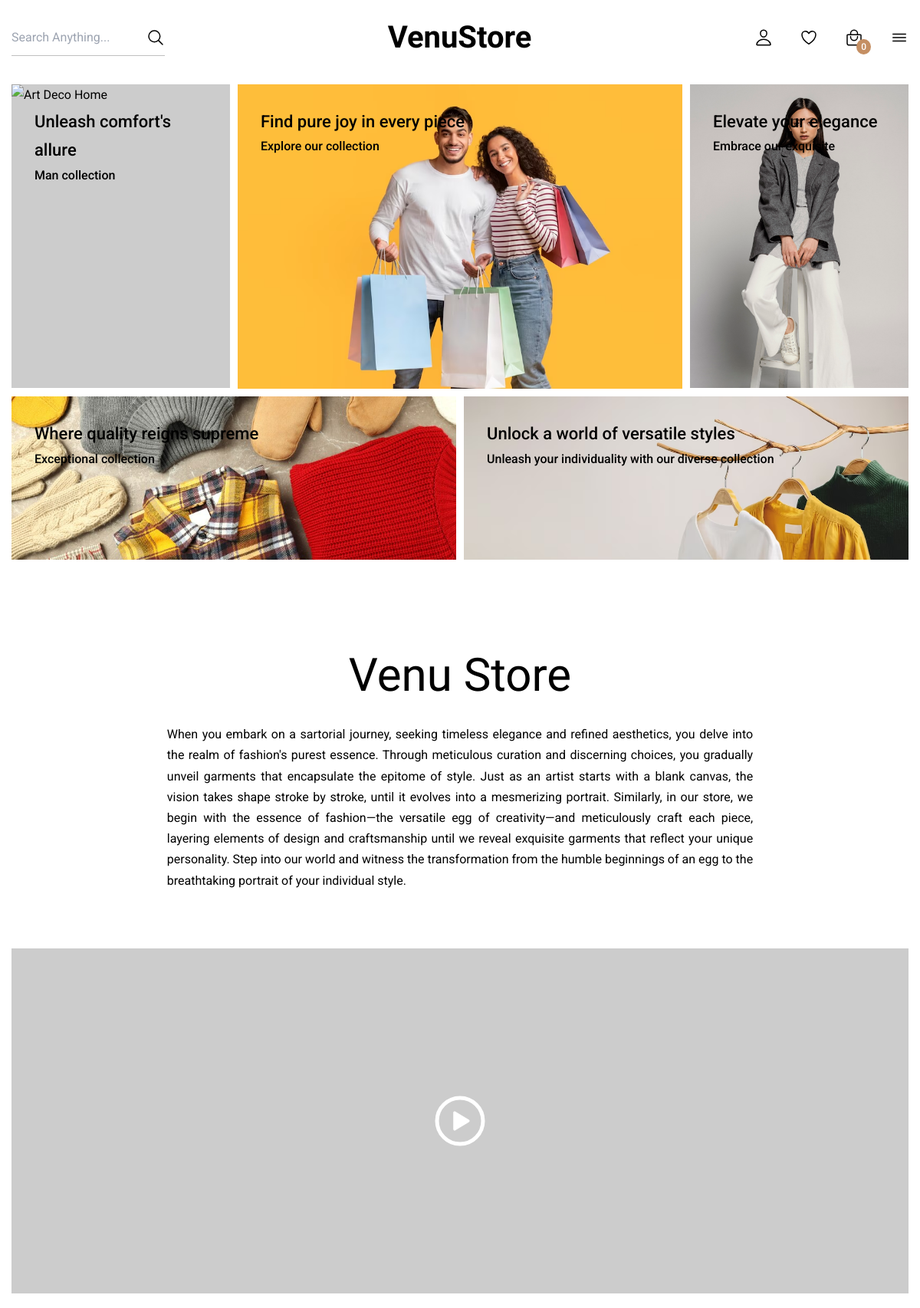
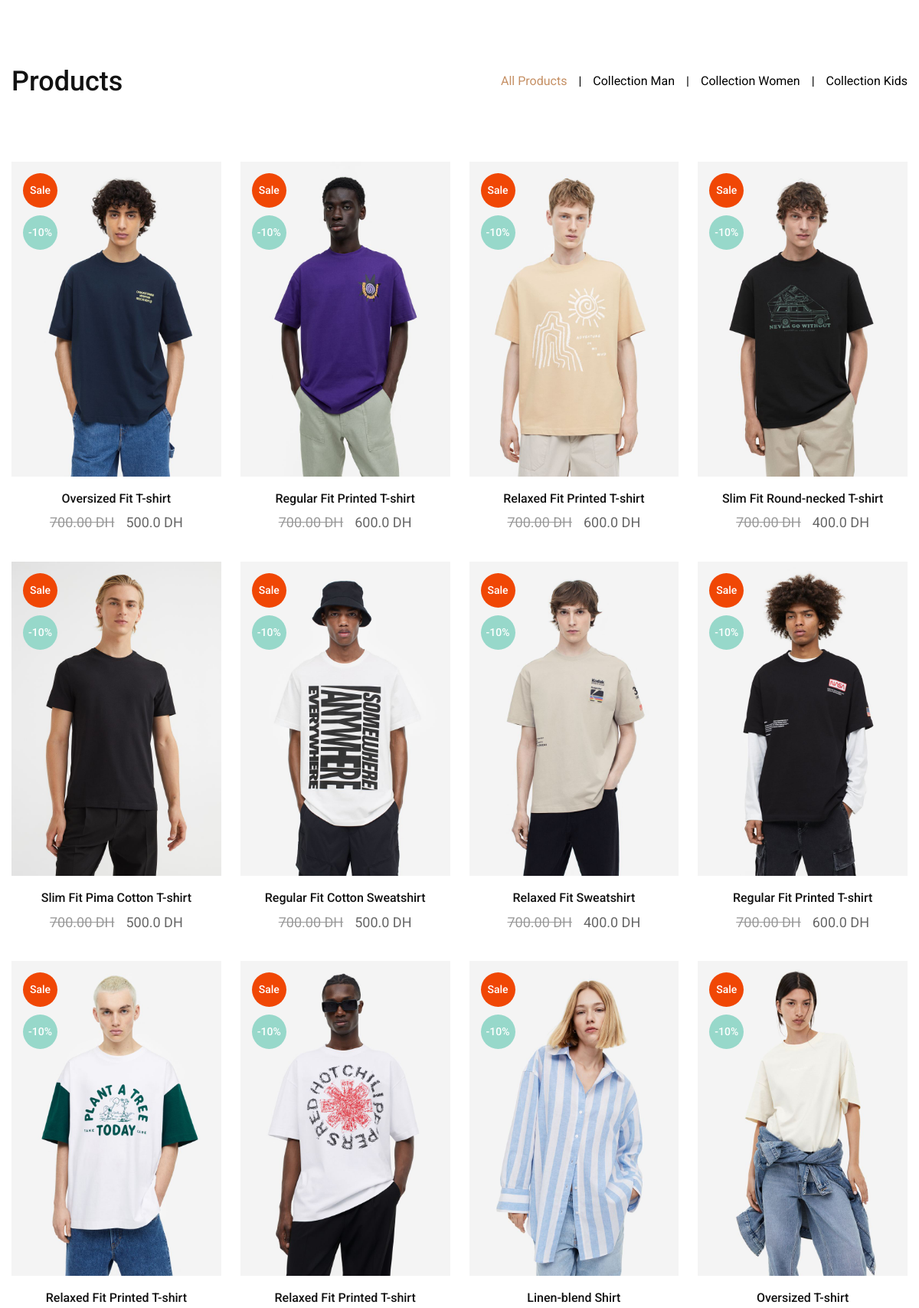
The page / (upper part) on the database its author committed (2 pictures, top to bottom).
### pages/models.py (models this page shows, shortened)
class Product(models.Model):
	PRODUCT_TYPES = [
        ('Man', 'Man'),
        ('Women', 'Women'),
        ('Kids', 'Kids'),
    ]
	name = models.CharField(max_length=200)
	price = models.FloatField()
	digital = models.BooleanField(default=False,null=True, blank=True)
	image = models.ImageField(null=True, blank=True)
	product_type = models.CharField(max_length=20, choices=PRODUCT_TYPES)

### pages/views.py (the view)
# urls.py: path('', views.index, name='index'),
def index(request):
    customer = None  # Initialize customer with None
    if request.user.is_authenticated:
        customer = request.user.customer
        order, created = Order.objects.get_or_create(customer=customer, complete=False)
        items = order.orderitem_set.all()
        cartItems = order.get_cart_items
    else:
        items = []
        order = {"get_cart_total": 0, "get_cart_items": 0}
        cartItems = order["get_cart_items"]
    products = Product.objects.all()
    context = {"products": products, "cartItems": cartItems, 'customer': customer}
    return render(request, "pages/index.html", context)

### templates/pages/index.html (shortened to what this page needs)
{% load static %}
<!DOCTYPE html>
<html lang="en">
  <head>
    <link rel="stylesheet" href="{% static 'css/style.css' %}" />
  <body id="top">
    <header class="header" data-header>
      <div class="container">
        <div class="input-wrapper">
          <input
            type="search"
            name="search"
            placeholder="Search Anything..."
            class="input-field"
          />
          <ion-icon name="search-outline" aria-hidden="true"></ion-icon>
        </div>
        <a href="#" class="logo">VenuStore</a>
        <div class="header-action">
          {% if user.is_authenticated %}
          <a href="{% url 'logout' %}"><p class="sidebar-list-title" style="margin-top: 20px;">Logout</p></a>
            <p class="sidebar-list-title" style="margin-top: 20px;">Hi {{customer.user.username}}</p>
          {% else %}
          <button class="header-action-btn" aria-label="user">
            <a href="{% url 'login' %}">
              <ion-icon name="person-outline" aria-hidden="true"></ion-icon>
            </a>
          </button>
          {% endif %}
          <button class="header-action-btn" aria-label="favorite list">
            <ion-icon name="heart-outline" aria-hidden="true"></ion-icon>
          </button>
          <button class="header-action-btn" aria-label="cart">
            <a href="{% url 'cart' %}"
              ><ion-icon name="bag-handle-outline" aria-hidden="true">
              </ion-icon
            ></a>
            <span class="btn-badge" id="cart-count">{{cartItems}}</span>
          </button>
          <button
            class="header-action-btn"
            aria-label="open menu"
            data-nav-toggler
          >
            <ion-icon name="menu-outline" aria-hidden="true"></ion-icon>
          </button>
        </div>
      </div>
    </header>
    <main>
      <article>
        <section class="section hero" id="home" aria-label="home">
          <div class="container">
            <ul class="hero-list">
              <li>
                <div class="hero-card">
                  <figure
                    class="card-banner img-holder"
                    style="--width: 285; --height: 396"
                  >
                    <img
                      src="{% static 'image/hero2.jpg' %}"
                      width="285"
                      height="396"
                      alt="Art Deco Home"
                      class="img-cover"
                    />
                  </figure>
                  <div class="card-content">
                    <h3>
                      <a href="#" class="card-title">Unleash comfort's allure</a>
                    </h3>
                    <p class="card-text">Man collection</p>
                  </div>
                </div>
              </li>
              <li class="colspan-2">
                <div class="hero-card">
                  <figure
                    class="card-banner img-holder"
                    style="--width: 568; --height: 389"
                  >
                    <img
                      src="{% static 'image/hero3.jpg' %}"
                      width="568"
                      height="389"
                      alt="Helen Chair"
                      class="img-cover"
                      style="vertical-align: top"
                    />
                  </figure>
                  <div class="card-content">
                    <h3>
                      <a href="#" class="card-title">Find pure joy in every piece</a>
                    </h3>
                    <p class="card-text">Explore our collection</p>
                  </div>
                </div>
              </li>
              <li>
                <div class="hero-card">
                  <figure
                    class="card-banner img-holder"
                    style="--width: 285; --height: 396"
                  >
                    <img
                      src="{% static 'image/hero1.jpg' %}"
                      width="285"
                      height="396"
                      alt="Vase Of Flowers"
                      class="img-cover"
                    />
                  </figure>
                  <div class="card-content">
                    <h3>
                      <a href="#" class="card-title">Elevate your elegance</a>
                    </h3>
                    <p class="card-text">Embrace our exquisite</p>
                  </div>
                </div>
              </li>
              <li class="colspan-2">
                <div class="hero-card">
                  <figure
                    class="card-banner img-holder"
                    style="--width: 580; --height: 213"
                  >
                    <img
                      src="{% static 'image/hero4.jpg' %}"
                      width="580"
                      height="213"
                      alt="Wood Eggs"
                      class="img-cover"
                    />
                  </figure>
                  <div class="card-content">
                    <h3>
                      <a href="#" class="card-title">Where quality reigns supreme</a>
                    </h3>
                    <p class="card-text">Exceptional collection</p>
                  </div>
                </div>
              </li>
              <li class="colspan-2">
                <div class="hero-card">
                  <figure
                    class="card-banner img-holder"
                    style="--width: 580; --height: 213"
                  >
                    <img
                      src="{% static 'image/hero5.jpg' %}"
                      width="580"
                      height="213"
                      alt="Table Wood Pine"
                      class="img-cover"
                    />
                  </figure>
                  <div class="card-content">
                    <h3>
                      <a href="#" class="card-title">Unlock a world of versatile styles</a>
                    </h3>
                    <p class="card-text">Unleash your individuality with our diverse collection</p>
                  </div>
                </div>
              </li>
            </ul>
          </div>
        </section>
        <section class="section about" id="about" aria-label="about">
          <div class="container">
            <h2 class="section-title">Venu Store</h2>
            <p class="section-text" style="text-align: justify;">
              When you embark on a sartorial journey, seeking timeless elegance and refined aesthetics, you delve into the realm of fashion's purest essence. Through meticulous curation and discerning choices, you gradually unveil garments that encapsulate the epitome of style. Just as an artist starts with a blank canvas, the vision takes shape stroke by stroke, until it evolves into a mesmerizing portrait. Similarly, in our store, we begin with the essence of fashion—the versatile egg of creativity—and meticulously craft each piece, layering elements of design and craftsmanship until we reveal exquisite garments that reflect your unique personality. Step into our world and witness the transformation from the humble beginnings of an egg to the breathtaking portrait of your individual style.
            </p>
<div class="about-card">
  <figure class="card-banner img-holder">
    <video src="{% static 'video/production_id_4622325 (2160p).mp4' %}" autoplay loop muted playsinline></video>
  </figure>
  <button class="play-btn" aria-label="play video">
    <ion-icon name="play-circle-outline" aria-hidden="true"></ion-icon>
  </button>
</div>
          </div>
        </section>
        <section class="section product" id="product" aria-label="product">
          <div class="container">
            <div class="title-wrapper">
              <h2 class="h2 section-title">Products</h2>
              <ul class="filter-btn-list">
                <li class="filter-btn-item">
                  <button class="filter-btn active" data-filter-btn="all">
                    All Products
                  </button>
                </li>
                <li class="filter-btn-item">
                  <button class="filter-btn" data-filter-btn="Man">
                    Collection Man
                  </button>
                </li>
                <li class="filter-btn-item">
                  <button class="filter-btn" data-filter-btn="Women">
                    Collection Women
                  </button>
                </li>
                <li class="filter-btn-item">
                  <button class="filter-btn" data-filter-btn="Kids">
                    Collection Kids
                  </button>
                </li>
              </ul>
            </div>
            <ul class="grid-list product-list" data-filter="all">
              {% for product in products %}
              <li class="{{product.product_type}}">
                <div class="product-card">
                  <a
                    href="{% url 'product_page' product.id %}"
                    class="card-banner img-holder has-before"
                    style="--width: 300; --height: 450"
                  >
                    <img
                      src="{{product.image.url}}"
                      width="300"
                      height="300"
                      loading="lazy"
                      alt="Animi Dolor Pariatur"
                      class="img-cover"
                    />
                    <ul class="badge-list">
                      <li>
                        <div class="badge orange">Sale</div>
                      </li>
                      <li>
                        <div class="badge cyan">-10%</div>
                      </li>
                    </ul>
                  </a>
                  <div class="card-content">
                    <h3 class="h3">
                      <a href="#" class="card-title">{{product.name}}</a>
                    </h3>
                    <div class="card-price">
                      <del class="del">700.00 DH</del>
                      <data class="price" value="10">{{product.price}} DH</data>
                    </div>
                  </div>
                </div>
              </li>
              {% endfor %}
            </ul>
          </div>
        </section>
      </article>
    </main>
  </body>
</html>

### rows shown on the page
Product: image (picture), name "Oversized Fit T-shirt", price "500.0"
Product: image (picture), name "Regular Fit Printed T-shirt", price "600.0"
Product: image (picture), name "Relaxed Fit Printed T-shirt", price "600.0"
Product: image (picture), name "Slim Fit Round-necked T-shirt", price "400.0"
Product: image (picture), name "Slim Fit Pima Cotton T-shirt", price "500.0"
Product: image (picture), name "Regular Fit Cotton Sweatshirt", price "500.0"
Product: image (picture), name "Relaxed Fit Sweatshirt", price "400.0"
Product: image (picture), name "Regular Fit Printed T-shirt", price "600.0"
Product: image (picture), name "Relaxed Fit Printed T-shirt"
Product: image (picture), name "Relaxed Fit Printed T-shirt"
Product: image (picture), name "Linen-blend Shirt"
Product: image (picture), name "Oversized T-shirt"

### other values the page prints
{{ cartItems }} "0"
